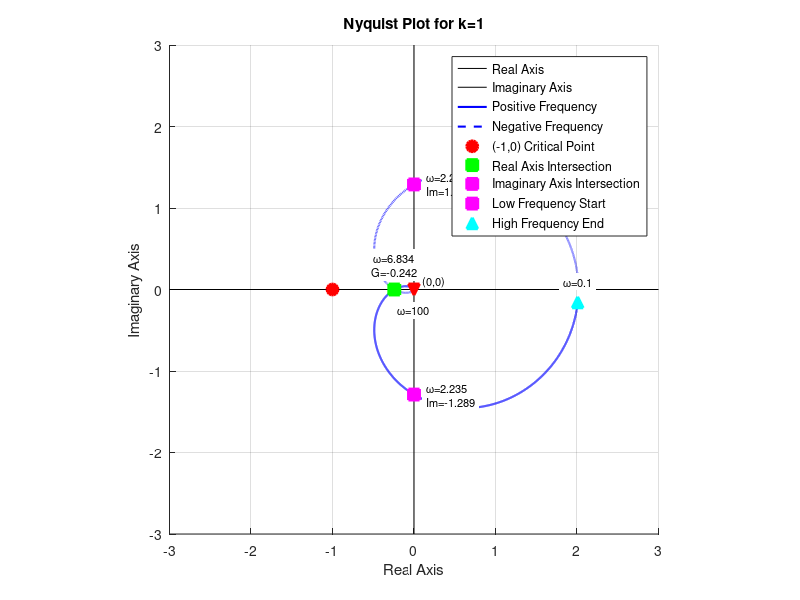

MATLAB code to generate this figure:
clear all; close all; clc;

% System parameters
g = 121; p1 = 4; p2 = 3; p3 = 5;
Gp = tf(g, conv([1 p1], [1 p2]));
H = tf(1, [1 p3]);
G_open = Gp * H;

k = 1;
G_open_k = k * G_open;

% Generate frequency vector
w = logspace(-1, 2, 10000);

% Calculate frequency response
[re, im] = nyquist(G_open_k, w);
re = squeeze(re);
im = squeeze(im);

% Create figure
figure;
hold on;

% Draw coordinate axes
plot([-3 3], [0 0], 'k-', 'LineWidth', 0.5); % Real axis
plot([0 0], [-3 3], 'k-', 'LineWidth', 0.5); % Imaginary axis

% Plot positive frequency part
plot(re, im, 'b-', 'LineWidth', 1.5);

% Plot negative frequency part (symmetric)
plot(re, -im, 'b--', 'LineWidth', 1.5);

% Mark (-1,0) critical point
plot(-1, 0, 'ro', 'MarkerSize', 8, 'LineWidth', 2, 'MarkerFaceColor', 'red');

% Find and mark key intersection points
tol = 0.001;

% 1. Intersection with negative real axis (phase crossover frequency)
zero_imag_idx = find(abs(im) < tol & re < 0, 1);
if ~isempty(zero_imag_idx)
    w_real = w(zero_imag_idx);
    gain_real = re(zero_imag_idx);
    
    % Mark positive frequency side intersection
    plot(gain_real, 0, 'gs', 'MarkerSize', 8, 'LineWidth', 2, 'MarkerFaceColor', 'green');
    text(gain_real, 0.15, sprintf('ω=%.3f\nG=%.3f', w_real, gain_real), ...
         'VerticalAlignment', 'bottom', 'HorizontalAlignment', 'center', 'FontSize', 8, 'BackgroundColor', 'white');
end

% 2. Intersection with imaginary axis
zero_real_idx = find(abs(re) < tol & abs(im) > 0.1, 1);
if ~isempty(zero_real_idx)
    w_imag = w(zero_real_idx);
    gain_imag = im(zero_real_idx);
    
    % Mark positive frequency side intersection
    plot(0, gain_imag, 'ms', 'MarkerSize', 8, 'LineWidth', 2, 'MarkerFaceColor', 'magenta');
    text(0.15, gain_imag, sprintf('ω=%.3f\nIm=%.3f', w_imag, gain_imag), ...
         'VerticalAlignment', 'middle', 'FontSize', 8, 'BackgroundColor', 'white');
    
    % Mark negative frequency side intersection (symmetric)
    plot(0, -gain_imag, 'ms', 'MarkerSize', 8, 'LineWidth', 2, 'MarkerFaceColor', 'magenta');
    text(0.15, -gain_imag, sprintf('ω=%.3f\nIm=%.3f', w_imag, -gain_imag), ...
         'VerticalAlignment', 'middle', 'FontSize', 8, 'BackgroundColor', 'white');
end

% 3. Mark low frequency starting point
w_low = w(1);
[re_low, im_low] = nyquist(G_open_k, w_low);
re_low = squeeze(re_low); im_low = squeeze(im_low);
plot(re_low, im_low, 'c^', 'MarkerSize', 8, 'LineWidth', 2, 'MarkerFaceColor', 'cyan');
text(re_low, im_low+0.2, sprintf('ω=%.1f', w_low), ...
     'VerticalAlignment', 'bottom', 'HorizontalAlignment', 'center', 'FontSize', 8, 'BackgroundColor', 'white');

% 4. Mark high frequency ending point
w_high = w(end);
[re_high, im_high] = nyquist(G_open_k, w_high);
re_high = squeeze(re_high); im_high = squeeze(im_high);
plot(re_high, im_high, 'rv', 'MarkerSize', 8, 'LineWidth', 2, 'MarkerFaceColor', 'red');
text(re_high, im_high-0.2, sprintf('ω=%.0f', w_high), ...
     'VerticalAlignment', 'top', 'HorizontalAlignment', 'center', 'FontSize', 8, 'BackgroundColor', 'white');

% Set graph properties
grid on;
axis equal;
xlim([-3, 3]);
ylim([-3, 3]);
xlabel('Real Axis');
ylabel('Imaginary Axis');
title('Nyquist Plot for k=1');

% Mark origin (0,0)
text(0.1, 0.1, '(0,0)', 'FontSize', 8, 'Color', 'black');

% Create legend
legend('Real Axis', 'Imaginary Axis', 'Positive Frequency', 'Negative Frequency', '(-1,0) Critical Point', 'Real Axis Intersection', ...
       'Imaginary Axis Intersection', 'Low Frequency Start', 'High Frequency End', 'Location', 'best');

hold off;

% Calculate maximum stable gain
[GM, PM, wcg, wcp] = margin(G_open_k);
fprintf('Maximum stable gain k_max = %.4f\n', GM);